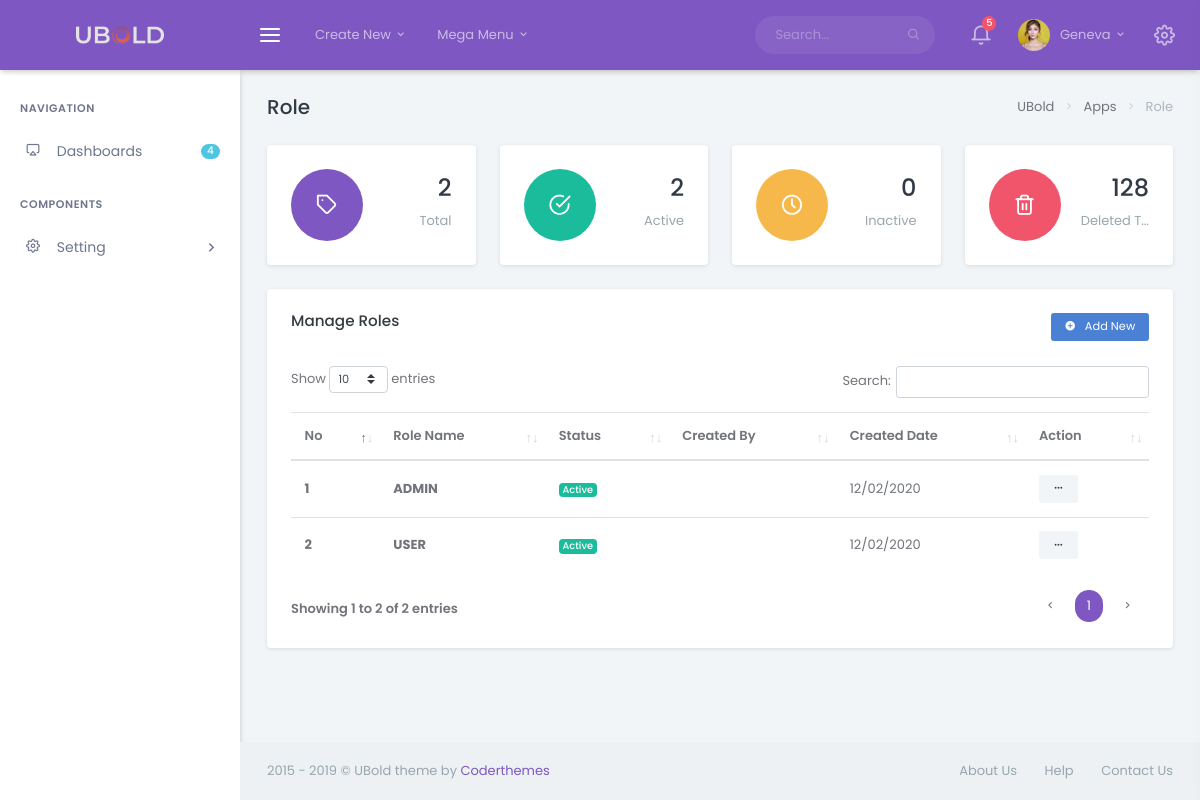
/index.php/role, run on the app's committed database.
### tables this page shows
CREATE TABLE `role`  (
  `role_id` int(11) NOT NULL AUTO_INCREMENT,
  `role_name` varchar(255) NULL DEFAULT NULL,
  `created_by` int(11) NULL DEFAULT NULL,
  `created_at` datetime(0) NULL DEFAULT NULL,
  `updated_by` int(11) NULL DEFAULT NULL,
  `updated_at` datetime(0) NULL DEFAULT NULL,
  `status` int(1) NULL DEFAULT NULL,
  PRIMARY KEY (`role_id`) USING BTREE
);

### application/controllers/Role.php (called while the page is built, shortened)
<?php
class Role extends CI_Controller
{
	private $data = array();
	private $page = "pages/roles/";
	private $title = "role";
	function __construct()
	{
		$this->load->model('RoleModel','roleModel');
		$this->load->model('ModuleModel','moduleModel');
		$this->load->model('PermissionModel','permissionModel');
		$this->load->helper('permission');
		$this->data['title'] = $this->title;
		$this->data['status'] = $this->roleModel->count();
	}
	public function index(){
		$this->data['data'] = $this->roleModel->getAll();
		$this->load->view($this->page."list", $this->data);
	}
}
 ?>

### index.php (called while the page is built, shortened)
<?php
require_once BASEPATH.'core/CodeIgniter.php';

### application/models/RoleModel.php (called while the page is built, shortened)
<?php
class RoleModel extends CI_Model
{
	private $table     = "role";
	function getAll(){
		$result = $this->db->get($this->table);
		return $result->result_array();
	}
}
?>

### application/views/pages/roles/list.php (the view, shortened to what this page needs)
<div class="container-fluid">
    <div class="row">
        <div class="col-12">
            <div class="page-title-box">
                <div class="page-title-right">
                    <ol class="breadcrumb m-0">
                        <li class="breadcrumb-item"><a href="javascript: void(0);">UBold</a></li>
                        <li class="breadcrumb-item"><a href="javascript: void(0);">Apps</a></li>
                        <li class="breadcrumb-item active"><?php echo (isset($title) ? ucfirst($title) : $this->uri->segment(1)); ?></li>
                    </ol>
                </div>
                <h4 class="page-title"><?php echo (isset($title) ? ucfirst($title) : $this->uri->segment(2)); ?></h4>
            </div>
        </div>
    </div>
    <div class="row">
        <div class="col-md-6 col-xl-3">
            <div class="widget-rounded-circle card-box" onclick="window.location.href = '<?php echo base_url(); ?>role';">
                <div class="row">
                    <div class="col-6">
                        <div class="avatar-lg rounded-circle bg-primary">
                            <i class="fe-tag font-22 avatar-title text-white"></i>
                        </div>
                    </div>
                    <div class="col-6">
                        <div class="text-right">
                            <h3 class="text-dark mt-1"><span data-plugin="counterup"><?php echo $status['all']; ?></span></h3>
                            <p class="text-muted mb-1 text-truncate">Total</p>
                        </div>
                    </div>
                </div>
            </div>
        </div>
        <div class="col-md-6 col-xl-3">
            <div class="widget-rounded-circle card-box" onclick="window.location.href = '<?php echo base_url(); ?>role/sortby/active';">
                <div class="row">
                    <div class="col-6">
                        <div class="avatar-lg rounded-circle bg-success">
                            <i class="fe-check-circle font-22 avatar-title text-white"></i>
                        </div>
                    </div>
                    <div class="col-6">
                        <div class="text-right">
                            <h3 class="text-dark mt-1"><span data-plugin="counterup"><?php echo $status['active']; ?></span></h3>
                            <p class="text-muted mb-1 text-truncate">Active</p>
                        </div>
                    </div>
                </div>
            </div>
        </div>
        <div class="col-md-6 col-xl-3">
            <div class="widget-rounded-circle card-box" onclick="window.location.href = '<?php echo base_url(); ?>role/sortby/inactive';">
                <div class="row">
                    <div class="col-6">
                        <div class="avatar-lg rounded-circle bg-warning">
                            <i class="fe-clock font-22 avatar-title text-white"></i>
                        </div>
                    </div>
                    <div class="col-6">
                        <div class="text-right">
                            <h3 class="text-dark mt-1"><span data-plugin="counterup"><?php echo $status['inactive']; ?></span></h3>
                            <p class="text-muted mb-1 text-truncate">Inactive</p>
                        </div>
                    </div>
                </div>
            </div>
        </div>
        <div class="col-md-6 col-xl-3">
            <div class="widget-rounded-circle card-box">
                <div class="row">
                    <div class="col-6">
                        <div class="avatar-lg rounded-circle bg-danger">
                            <i class="fe-trash-2 font-22 avatar-title text-white"></i>
                        </div>
                    </div>
                    <div class="col-6">
                        <div class="text-right">
                            <h3 class="text-dark mt-1"><span data-plugin="counterup">128</span></h3>
                            <p class="text-muted mb-1 text-truncate">Deleted Tickets</p>
                        </div>
                    </div>
                </div>
            </div>
        </div>
    </div>
    <div class="row">
        <div class="col-12">
            <div class="card-box">
                <!-- <button type="button" class="btn btn-sm btn-danger waves-effect waves-light float-right">
                    <i class="mdi mdi-plus-circle"></i> Add Role
                </button> -->
                <a href="#modal-add" class="btn btn-sm btn-blue waves-effect waves-light float-right" data-animation="fadein" data-plugin="custommodal" data-overlayColor="#38414a"><i class="mdi mdi-plus-circle mr-1"></i> Add New</a>
                <h4 class="header-title mb-4">Manage Roles</h4>
                <table class="table table-hover m-0 table-centered dt-responsive nowrap w-100" id="tickets-table">
                    <thead>
                    <tr>
                        <th>No</th>
                        <th>Role Name</th>
                        <th>Status</th>
                        <th>Created By</th>
                        <th>Created Date</th>
                        <th class="hidden-sm">Action</th>
                    </tr>
                    </thead>
                    <tbody>
                    <?php
                    if(isset($data)){
                        $i=1;
                        foreach ($data as $row) { ?>
                           <tr>
                                <td><b><?php echo $i++; ?></b></td>
                                <td><b><?php echo strtoupper($row['role_name']); ?></b></td>
                                <td>
                                    <?php echo ($row['status'] == 1 ? '<span class="badge badge-success">Active</span>' : '<span class="badge badge-secondary">In-Active</span>'); ?>
                                </td>
                                <td><?php echo $row['created_by']; ?></td>
                                <td><?php echo date('d/m/Y', strtotime($row['created_at']));; ?></td>
                                <td>
                                    <div class="btn-group dropdown">
                                        <a href="javascript: void(0);" class="table-action-btn dropdown-toggle arrow-none btn btn-light btn-sm" data-toggle="dropdown" aria-expanded="false"><i class="mdi mdi-dots-horizontal"></i></a>
                                    </div>
                                </td>
                            </tr>
                        <?php }
                    }?>
                    </tbody>
                </table>
            </div>
        </div>
    </div>

### data on the page
role: role_name "ADMIN", status "Active", created_at "12/02/2020"
role: role_name "USER", status "Active", created_at "12/02/2020"

### other printed values
$title "Role"
$status['all'] "2"
$status['active'] "2"
$status['inactive'] "0"
